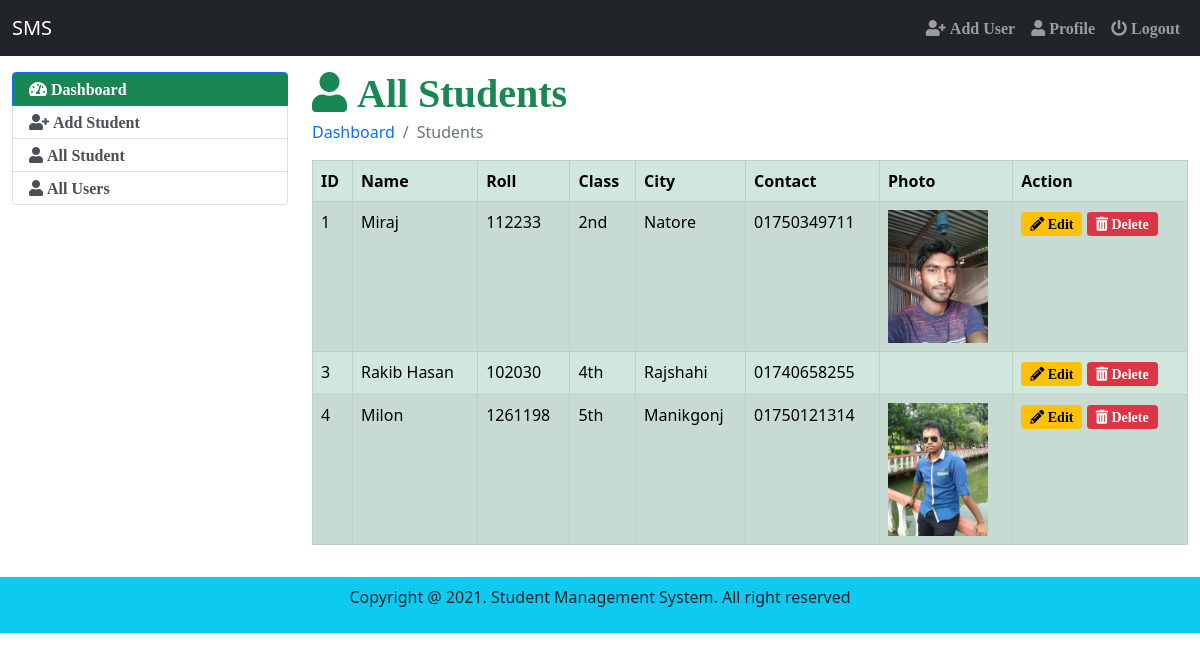
/admin/index.php?page=all-student (signed in), run on the app's committed database.
### tables this page shows
CREATE TABLE `student_info` (
  `id` int(5) NOT NULL,
  `name` varchar(50) NOT NULL,
  `roll` int(10) NOT NULL,
  `class` varchar(6) NOT NULL,
  `city` varchar(50) NOT NULL,
  `pcontact` varchar(11) NOT NULL,
  `photo` varchar(50) NOT NULL,
  `datetime` timestamp NOT NULL DEFAULT current_timestamp()
);

### admin/all-student.php (the view)
<h1 class="text-success fas fa-user"> All Students </h1>
<nav aria-label="breadcrumb">
  <ol class="breadcrumb">
    <li class="breadcrumb-item"><a href="index.php?page=dashboard" class="text-decoration-none">Dashboard</a></li>
    <li class="breadcrumb-item active " aria-current="page"> Students</li>
  </ol>
<div class="table-responsive">
                    <table id="data" class="table table-success table-striped table-hover table-bordered">
                        <thead>
                            <tr>
                                <th>ID</th>
                                <th>Name</th>
                                <th>Roll</th>
                                <th>Class</th>
                                <th>City</th>
                                <th>Contact</th>
                                <th>Photo</th>
                                <th>Action</th>
                            </tr>
                        </thead>
                        <tbody>
                            <?php
                                $show = "SELECT * From student_info";
                                $res = $conn->query($show);
                                while($row = $res->fetch_assoc()){?>
                            <tr>
                                <td><?php echo $row['id'] ?></td>
                                <td><?php echo ucwords($row['name']) ?></td>
                                <td><?php echo $row['roll'] ?></td>
                                <td><?php echo $row['class'] ?></td>
                                <td><?php echo ucwords($row['city']) ?></td>
                                <td><?php echo $row['pcontact'] ?></td>
                                <td><img src="student_images/<?php echo $row['photo']; ?>" style="width:100px" alt=""></td>
                                <td>
                                    <a href="index.php?page=update-student&id=<?php echo base64_encode($row['id']) ?>" class="btn btn-warning btn-sm fas fa-pencil-alt"> Edit</a>
                                    <a href="delete_student.php?id=<?php echo base64_encode($row['id']) ?>" class="btn btn-danger btn-sm fas fa-trash-alt"> Delete</a>
                                </td>
                            </tr>
                            <?php
                                }
                            ?>
                        </tbody>
                    </table>
                    </div>

### data on the page
student_info: id "1", name "Miraj", roll "112233", class "2nd", city "Natore", pcontact "01750349711", photo (picture)
student_info: id "3", name "Rakib Hasan", roll "102030", class "4th", city "Rajshahi", pcontact "01740658255"
student_info: id "4", name "Milon", roll "1261198", class "5th", city "Manikgonj", pcontact "01750121314", photo (picture)
